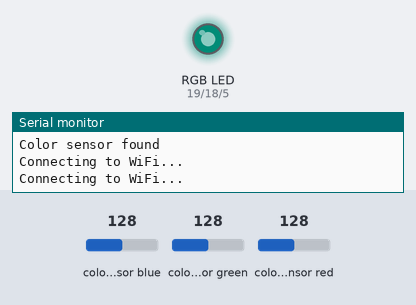
The sketch below on a simulated ESP32. Shown: an RGB LED mixed from three pins (HIGH = lit), the last lines printed to the serial monitor. The test bench sets the inputs (shaded band); at power-on: colour sensor blue 128, colour sensor green 128, colour sensor red 128. Dim RGB values are drawn brighter than linear; WiFi joins after 1.5 s; servers stay silent unless stated; random numbers use the default seed unless the sketch sets one.

Above: at 2.1 s.
At 12.2 s:
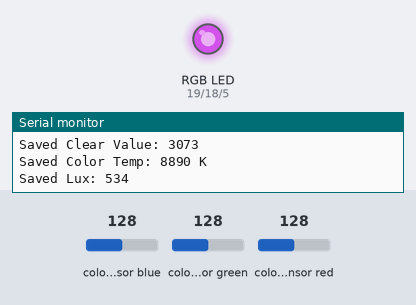
At 22.3 s:
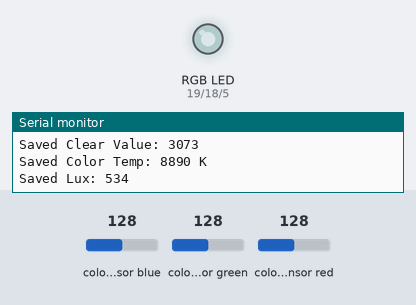
At 32.5 s:
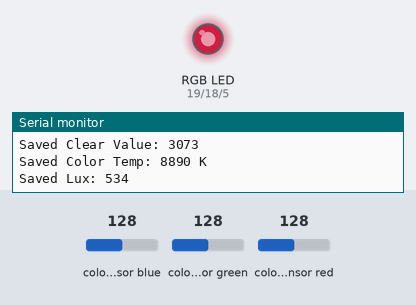
Timing chart, 0 to 34.0 s (numbered marks = the images above):
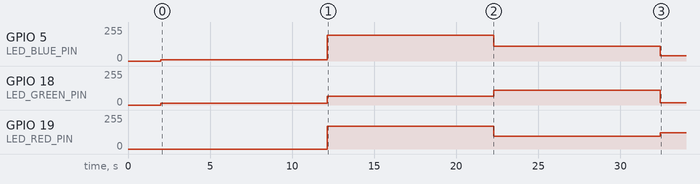

The sketch:

saved_wifi.ino
```cpp
#include <Wire.h>
#include "Adafruit_TCS34725.h"
#include <WiFi.h>

#define LED_RED_PIN    19 // GPIO23
#define LED_GREEN_PIN  18 // GPIO22
#define LED_BLUE_PIN   5  // GPIO21

int currentLedRed, currentLedGreen, currentLedBlue; // Current LED color components
int savedSensorRed, savedSensorGreen, savedSensorBlue, savedClear; // Saved sensor readings
int savedColorTemp, savedLux; // Saved color temperature and lux readings

Adafruit_TCS34725 tcs = Adafruit_TCS34725(TCS34725_INTEGRATIONTIME_154MS, TCS34725_GAIN_60X);

const char *ssid = "SCRC_LAB_IOT";
const char *password = "Scrciiith@123";

void setLEDColor(int red, int green, int blue) {
  analogWrite(LED_RED_PIN, red);
  analogWrite(LED_GREEN_PIN, green);
  analogWrite(LED_BLUE_PIN, blue);
}

void setup(void) {
  Serial.begin(9600);
  WiFi.begin(ssid, password);

  pinMode(LED_RED_PIN, OUTPUT);
  pinMode(LED_GREEN_PIN, OUTPUT);
  pinMode(LED_BLUE_PIN, OUTPUT);

  if (tcs.begin()) {
    Serial.println("Color sensor found");
  } else {
    Serial.println("Color sensor not detected. Please check connections");
    while (1);
  }

  // Initialize random seed
  randomSeed(analogRead(0));

  while (WiFi.status() != WL_CONNECTED) {
    delay(1000);
    Serial.println("Connecting to WiFi...");
  }
}

void loop(void) {
  unsigned long startTime = millis();

  while (millis() - startTime < 10000) { // Total loop time of 10 seconds
    // Generate random values for LED R, G, and B components
    currentLedRed = random(256); // Random value between 0 and 255 for Red
    currentLedGreen = random(256); // Random value between 0 and 255 for Green
    currentLedBlue = random(256); // Random value between 0 and 255 for Blue

    // Set the LED color to the random R, G, B values
    setLEDColor(currentLedRed, currentLedGreen, currentLedBlue);

    delay(1000); // Keep the color for 3 seconds

    uint16_t sensorRed, sensorGreen, sensorBlue, clear, colorTemp, lux;

    tcs.getRawData(&sensorRed, &sensorGreen, &sensorBlue, &clear);
    colorTemp = tcs.calculateColorTemperature(sensorRed, sensorGreen, sensorBlue);
    lux = tcs.calculateLux(sensorRed, sensorGreen, sensorBlue);

    // Store the sensor data as the saved values
    savedSensorRed = sensorRed;
    savedSensorGreen = sensorGreen;
    savedSensorBlue = sensorBlue;
    savedClear = clear;
    savedColorTemp = colorTemp;
    savedLux = lux;

    delay(9000); // Wait for 7 seconds for sensor data

    Serial.print("Saved LED Colors - R: ");
    Serial.print(currentLedRed);
    Serial.print(" G: ");
    Serial.print(currentLedGreen);
    Serial.print(" B: ");
    Serial.println(currentLedBlue);

    Serial.print("Saved Sensor RGB - R: ");
    Serial.print(savedSensorRed);
    Serial.print(" G: ");
    Serial.print(savedSensorGreen);
    Serial.print(" B: ");
    Serial.println(savedSensorBlue);

    Serial.print("Saved Clear Value: ");
    Serial.println(savedClear);

    Serial.print("Saved Color Temp: ");
    Serial.print(savedColorTemp);
    Serial.println(" K");

    Serial.print("Saved Lux: ");
    Serial.println(savedLux);
  }
}
```

Measured:
- by itself, GPIO 5 (LED_BLUE_PIN): 0/255 → 11/255 at 2.0 s, → 192/255 10.1 s later, → 111/255 10.1 s later, → 39/255 10.1 s later
- by itself, GPIO 18 (LED_GREEN_PIN): 0/255 → 13/255 at 2.0 s, → 67/255 10.1 s later, → 110/255 10.1 s later, → 17/255 10.1 s later
- by itself, GPIO 19 (LED_RED_PIN): 0/255 → 171/255 at 12.1 s, → 96/255 10.1 s later, → 122/255 10.1 s later
